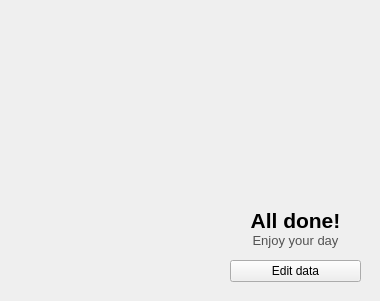
         <widget class="QWidget" name="attendanceSaved_page">
          <widget class="QWidget" name="verticalLayoutWidget_5">
           <property name="geometry">
            <rect>
             <x>220</x>
             <y>60</y>
             <width>151</width>
             <height>232</height>
            </rect>
           </property>
           <layout class="QVBoxLayout" name="attendanceRecorded_vLayout">
            <property name="spacing">
             <number>10</number>
            </property>
            <property name="leftMargin">
             <number>10</number>
            </property>
            <property name="topMargin">
             <number>10</number>
            </property>
            <property name="rightMargin">
             <number>10</number>
            </property>
            <property name="bottomMargin">
             <number>10</number>
            </property>
            <item>
             <widget class="QLabel" name="attendanceRecorded_icon">
              <property name="minimumSize">
               <size>
                <width>128</width>
                <height>128</height>
               </size>
              </property>
              <property name="text">
               <string/>
              </property>
              <property name="pixmap">
               <pixmap>../drawables/icons8-genie-lamp-144.png</pixmap>
              </property>
              <property name="scaledContents">
               <bool>true</bool>
              </property>
              <property name="alignment">
               <set>Qt::AlignCenter</set>
              </property>
             </widget>
            </item>
            <item>
             <layout class="QVBoxLayout" name="verticalLayout_2">
              <property name="spacing">
               <number>0</number>
              </property>
              <item>
               <widget class="QLabel" name="label">
                <property name="maximumSize">
                 <size>
                  <width>16777215</width>
                  <height>20</height>
                 </size>
                </property>
                <property name="font">
                 <font>
                  <pointsize>16</pointsize>
                  <bold>true</bold>
                 </font>
                </property>
                <property name="text">
                 <string>All done!</string>
                </property>
                <property name="alignment">
                 <set>Qt::AlignCenter</set>
                </property>
                <property name="wordWrap">
                 <bool>true</bool>
                </property>
               </widget>
              </item>
              <item>
               <widget class="QLabel" name="label_2">
                <property name="maximumSize">
                 <size>
                  <width>16777215</width>
                  <height>20</height>
                 </size>
                </property>
                <property name="font">
                 <font>
                  <pointsize>10</pointsize>
                  <bold>false</bold>
                 </font>
                </property>
                <property name="styleSheet">
                 <string notr="true">color: rgb(83, 83, 83);</string>
                </property>
                <property name="text">
                 <string>Enjoy your day</string>
                </property>
                <property name="alignment">
                 <set>Qt::AlignCenter</set>
                </property>
                <property name="wordWrap">
                 <bool>true</bool>
                </property>
               </widget>
              </item>
             </layout>
            </item>
            <item>
             <widget class="QPushButton" name="edit_attendance_button">
              <property name="toolTip">
               <string>Edit attendance records for a date</string>
              </property>
              <property name="text">
               <string>Edit data</string>
              </property>
              <property name="icon">
               <iconset>
                <normaloff>../icons/icons8-edit-96.png</normaloff>../icons/icons8-edit-96.png</iconset>
              </property>
              <property name="iconSize">
               <size>
                <width>16</width>
                <height>16</height>
               </size>
              </property>
             </widget>
            </item>
           </layout>
          </widget>
         </widget>
